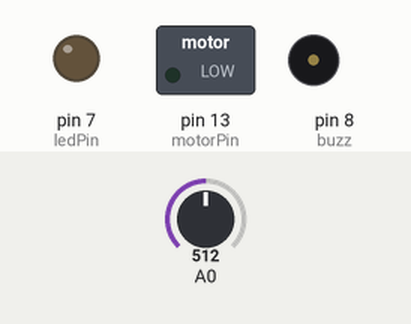
This sketch was run on a simulated Arduino Uno, built with avr-gcc and run on an emulated ATmega328P. Parts: switched loads named in the sketch (green lamp = pin HIGH), output pins drawn as LEDs (lit = HIGH), buzzer (waves = sounding). Inputs (shaded band) come from the test bench; at power-on: A0 = 512. What the sketch prints to the serial monitor is not drawn.

Above: at 5.0 s.
At 12.5 s:
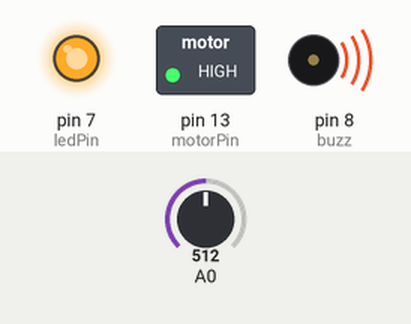
Timing chart, 0 to 33.8 s (numbered marks = the images above):
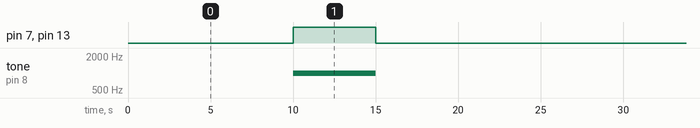

Measured:
- by itself, pin 7 (ledPin), pin 13 (motorPin): alternates HIGH for 5.0 s and LOW for 21.0 s
- by itself, tone on pin 8 (buzz): alternates 1000 Hz for 5.0 s and silent for 21.0 s

The sketch:

project.ino
```cpp
int ledPin = 7;
int buzz = 8;
int motorPin = 13;
void setup() {
  Serial.begin(9600);
  pinMode(motorPin, OUTPUT);
  pinMode(ledPin, OUTPUT);
  pinMode(buzz, OUTPUT);
}
void loop() {
  //Serial.print("Moisture Sensor Value:");
  int r = analogRead(A0);
  Serial.println(r);
  delay(10000);
  if (r > 200)
  {
    digitalWrite(ledPin, HIGH); // turn the LED on (HIGH is the voltage level)
    tone(buzz, 1000);
    analogWrite(motorPin, 255);
    delay(5000); // wait for a second
    digitalWrite(ledPin, LOW); // turn the LED off by making the voltage LOW
    noTone(buzz);
    analogWrite(motorPin, LOW);
    delay(1000); // wait for a second
    //analogWrite(motorPin,HIGH);
    delay(10000);
    //analogWrite(motorPin,LOW);
  }
}
```
